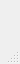
<?xml version="1.0" encoding="UTF-8"?>
<ui version="4.0">
 <class>MainWindow</class>
 <widget class="QMainWindow" name="MainWindow">
  <property name="geometry">
   <rect>
    <x>0</x>
    <y>0</y>
    <width>20</width>
    <height>64</height>
   </rect>
  </property>
  <property name="windowTitle">
   <string>MainWindow</string>
  </property>
  <widget class="QWidget" name="centralwidget"/>
  <widget class="QMenuBar" name="menubar">
   <property name="geometry">
    <rect>
     <x>0</x>
     <y>0</y>
     <width>20</width>
     <height>24</height>
    </rect>
   </property>
  </widget>
  <widget class="QStatusBar" name="statusbar"/>
 </widget>
 <resources/>
 <connections/>
</ui>
